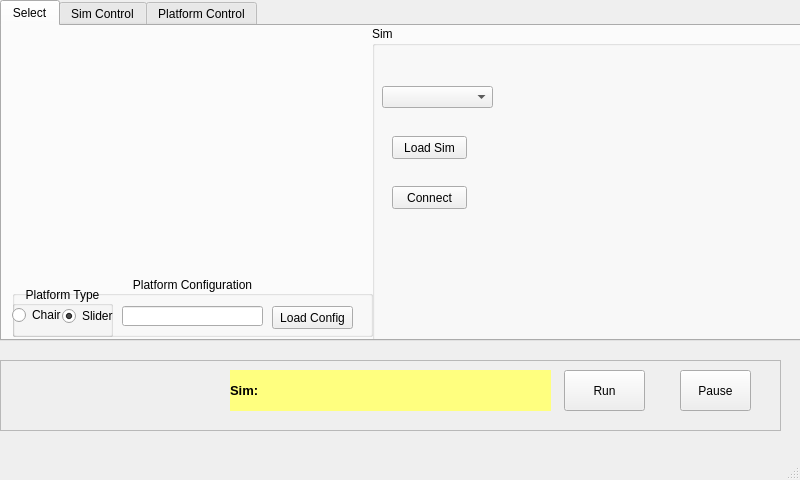
<?xml version="1.0" encoding="UTF-8"?>
<ui version="4.0">
 <class>MainWindow</class>
 <widget class="QMainWindow" name="MainWindow">
  <property name="geometry">
   <rect>
    <x>0</x>
    <y>0</y>
    <width>800</width>
    <height>480</height>
   </rect>
  </property>
  <property name="windowTitle">
   <string>Sim Interface</string>
  </property>
  <widget class="QWidget" name="centralwidget">
   <widget class="QTabWidget" name="tabWidget">
    <property name="enabled">
     <bool>true</bool>
    </property>
    <property name="geometry">
     <rect>
      <x>0</x>
      <y>0</y>
      <width>961</width>
      <height>341</height>
     </rect>
    </property>
    <property name="currentIndex">
     <number>0</number>
    </property>
    <widget class="QWidget" name="tab_load">
     <property name="accessibleName">
      <string>Load</string>
     </property>
     <attribute name="title">
      <string>Select</string>
     </attribute>
     <widget class="QGroupBox" name="groupBox_6">
      <property name="geometry">
       <rect>
        <x>10</x>
        <y>250</y>
        <width>361</width>
        <height>61</height>
       </rect>
      </property>
      <property name="title">
       <string>Platform Configuration</string>
      </property>
      <property name="alignment">
       <set>Qt::AlignCenter</set>
      </property>
      <widget class="QGroupBox" name="groupBox_7">
       <property name="geometry">
        <rect>
         <x>0</x>
         <y>10</y>
         <width>101</width>
         <height>51</height>
        </rect>
       </property>
       <property name="title">
        <string>Platform Type</string>
       </property>
       <property name="alignment">
        <set>Qt::AlignCenter</set>
       </property>
       <widget class="QRadioButton" name="rb_chair">
        <property name="geometry">
         <rect>
          <x>0</x>
          <y>20</y>
          <width>51</width>
          <height>18</height>
         </rect>
        </property>
        <property name="text">
         <string>Chair</string>
        </property>
       </widget>
       <widget class="QRadioButton" name="rb_slider">
        <property name="geometry">
         <rect>
          <x>50</x>
          <y>20</y>
          <width>61</width>
          <height>20</height>
         </rect>
        </property>
        <property name="text">
         <string>Slider</string>
        </property>
        <property name="checked">
         <bool>true</bool>
        </property>
       </widget>
      </widget>
      <widget class="QPushButton" name="btn_load_config">
       <property name="geometry">
        <rect>
         <x>260</x>
         <y>30</y>
         <width>81</width>
         <height>23</height>
        </rect>
       </property>
       <property name="text">
        <string>Load Config</string>
       </property>
      </widget>
      <widget class="QLineEdit" name="txt_config_fname">
       <property name="geometry">
        <rect>
         <x>110</x>
         <y>30</y>
         <width>141</width>
         <height>20</height>
        </rect>
       </property>
      </widget>
     </widget>
     <widget class="QLabel" name="lbl_platform_image">
      <property name="geometry">
       <rect>
        <x>10</x>
        <y>10</y>
        <width>281</width>
        <height>221</height>
       </rect>
      </property>
      <property name="text">
       <string/>
      </property>
      <property name="pixmap">
       <pixmap>images/slider_small.jpg</pixmap>
      </property>
     </widget>
     <widget class="QGroupBox" name="grp_sim">
      <property name="geometry">
       <rect>
        <x>370</x>
        <y>0</y>
        <width>471</width>
        <height>461</height>
       </rect>
      </property>
      <property name="title">
       <string>Sim</string>
      </property>
      <widget class="QComboBox" name="cmb_sim_select">
       <property name="geometry">
        <rect>
         <x>10</x>
         <y>60</y>
         <width>111</width>
         <height>22</height>
        </rect>
       </property>
      </widget>
      <widget class="QPushButton" name="btn_connect_sim">
       <property name="geometry">
        <rect>
         <x>20</x>
         <y>160</y>
         <width>75</width>
         <height>23</height>
        </rect>
       </property>
       <property name="text">
        <string>Connect</string>
       </property>
      </widget>
      <widget class="QPushButton" name="btn_load_sim">
       <property name="geometry">
        <rect>
         <x>20</x>
         <y>110</y>
         <width>75</width>
         <height>23</height>
        </rect>
       </property>
       <property name="text">
        <string>Load Sim</string>
       </property>
      </widget>
      <widget class="QLabel" name="lbl_sim_image">
       <property name="geometry">
        <rect>
         <x>130</x>
         <y>10</y>
         <width>281</width>
         <height>351</height>
        </rect>
       </property>
       <property name="text">
        <string/>
       </property>
      </widget>
     </widget>
    </widget>
    <widget class="QWidget" name="tab_sim">
     <property name="enabled">
      <bool>true</bool>
     </property>
     <attribute name="title">
      <string>Sim Control</string>
     </attribute>
     <widget class="QFrame" name="frm_sim_control">
      <property name="geometry">
       <rect>
        <x>0</x>
        <y>0</y>
        <width>791</width>
        <height>301</height>
       </rect>
      </property>
      <property name="frameShape">
       <enum>QFrame::StyledPanel</enum>
      </property>
      <property name="frameShadow">
       <enum>QFrame::Raised</enum>
      </property>
     </widget>
    </widget>
    <widget class="QWidget" name="tab_platform">
     <property name="enabled">
      <bool>true</bool>
     </property>
     <attribute name="title">
      <string>Platform Control</string>
     </attribute>
     <widget class="QGroupBox" name="ControlGroupbox">
      <property name="geometry">
       <rect>
        <x>10</x>
        <y>0</y>
        <width>371</width>
        <height>311</height>
       </rect>
      </property>
      <property name="title">
       <string/>
      </property>
      <property name="flat">
       <bool>false</bool>
      </property>
      <widget class="QSlider" name="sld_gain_0">
       <property name="geometry">
        <rect>
         <x>40</x>
         <y>53</y>
         <width>61</width>
         <height>241</height>
        </rect>
       </property>
       <property name="minimum">
        <number>0</number>
       </property>
       <property name="maximum">
        <number>200</number>
       </property>
       <property name="value">
        <number>100</number>
       </property>
       <property name="orientation">
        <enum>Qt::Vertical</enum>
       </property>
       <property name="tickPosition">
        <enum>QSlider::TicksAbove</enum>
       </property>
      </widget>
      <widget class="QSlider" name="sld_gain_3">
       <property name="geometry">
        <rect>
         <x>190</x>
         <y>53</y>
         <width>21</width>
         <height>241</height>
        </rect>
       </property>
       <property name="minimum">
        <number>0</number>
       </property>
       <property name="maximum">
        <number>200</number>
       </property>
       <property name="value">
        <number>100</number>
       </property>
       <property name="orientation">
        <enum>Qt::Vertical</enum>
       </property>
       <property name="tickPosition">
        <enum>QSlider::NoTicks</enum>
       </property>
      </widget>
      <widget class="QSlider" name="sld_gain_1">
       <property name="geometry">
        <rect>
         <x>110</x>
         <y>53</y>
         <width>21</width>
         <height>241</height>
        </rect>
       </property>
       <property name="minimum">
        <number>0</number>
       </property>
       <property name="maximum">
        <number>200</number>
       </property>
       <property name="value">
        <number>100</number>
       </property>
       <property name="orientation">
        <enum>Qt::Vertical</enum>
       </property>
       <property name="tickPosition">
        <enum>QSlider::NoTicks</enum>
       </property>
      </widget>
      <widget class="QSlider" name="sld_gain_2">
       <property name="geometry">
        <rect>
         <x>150</x>
         <y>53</y>
         <width>21</width>
         <height>241</height>
        </rect>
       </property>
       <property name="minimum">
        <number>0</number>
       </property>
       <property name="maximum">
        <number>200</number>
       </property>
       <property name="value">
        <number>100</number>
       </property>
       <property name="orientation">
        <enum>Qt::Vertical</enum>
       </property>
       <property name="tickPosition">
        <enum>QSlider::NoTicks</enum>
       </property>
      </widget>
      <widget class="QSlider" name="sld_gain_4">
       <property name="geometry">
        <rect>
         <x>230</x>
         <y>53</y>
         <width>21</width>
         <height>241</height>
        </rect>
       </property>
       <property name="minimum">
        <number>0</number>
       </property>
       <property name="maximum">
        <number>200</number>
       </property>
       <property name="value">
        <number>100</number>
       </property>
       <property name="orientation">
        <enum>Qt::Vertical</enum>
       </property>
       <property name="tickPosition">
        <enum>QSlider::NoTicks</enum>
       </property>
      </widget>
      <widget class="QSlider" name="sld_gain_5">
       <property name="geometry">
        <rect>
         <x>270</x>
         <y>53</y>
         <width>21</width>
         <height>241</height>
        </rect>
       </property>
       <property name="minimum">
        <number>0</number>
       </property>
       <property name="maximum">
        <number>200</number>
       </property>
       <property name="value">
        <number>100</number>
       </property>
       <property name="orientation">
        <enum>Qt::Vertical</enum>
       </property>
       <property name="tickPosition">
        <enum>QSlider::NoTicks</enum>
       </property>
      </widget>
      <widget class="QLabel" name="label_5">
       <property name="geometry">
        <rect>
         <x>-4</x>
         <y>283</y>
         <width>46</width>
         <height>13</height>
        </rect>
       </property>
       <property name="text">
        <string>0</string>
       </property>
       <property name="alignment">
        <set>Qt::AlignCenter</set>
       </property>
      </widget>
      <widget class="QLabel" name="label_6">
       <property name="geometry">
        <rect>
         <x>6</x>
         <y>50</y>
         <width>31</width>
         <height>16</height>
        </rect>
       </property>
       <property name="text">
        <string>200</string>
       </property>
       <property name="alignment">
        <set>Qt::AlignCenter</set>
       </property>
      </widget>
      <widget class="QLabel" name="label_3">
       <property name="geometry">
        <rect>
         <x>16</x>
         <y>163</y>
         <width>21</width>
         <height>20</height>
        </rect>
       </property>
       <property name="text">
        <string>100</string>
       </property>
       <property name="alignment">
        <set>Qt::AlignCenter</set>
       </property>
      </widget>
      <widget class="QLabel" name="label">
       <property name="geometry">
        <rect>
         <x>80</x>
         <y>33</y>
         <width>21</width>
         <height>16</height>
        </rect>
       </property>
       <property name="font">
        <font>
         <pointsize>10</pointsize>
         <weight>75</weight>
         <bold>true</bold>
        </font>
       </property>
       <property name="text">
        <string>X</string>
       </property>
      </widget>
      <widget class="QLabel" name="label_7">
       <property name="geometry">
        <rect>
         <x>116</x>
         <y>33</y>
         <width>20</width>
         <height>16</height>
        </rect>
       </property>
       <property name="font">
        <font>
         <pointsize>10</pointsize>
         <weight>75</weight>
         <bold>true</bold>
        </font>
       </property>
       <property name="text">
        <string>Y</string>
       </property>
      </widget>
      <widget class="QLabel" name="label_8">
       <property name="geometry">
        <rect>
         <x>156</x>
         <y>33</y>
         <width>20</width>
         <height>16</height>
        </rect>
       </property>
       <property name="font">
        <font>
         <pointsize>10</pointsize>
         <weight>75</weight>
         <bold>true</bold>
        </font>
       </property>
       <property name="text">
        <string>Z</string>
       </property>
      </widget>
      <widget class="QLabel" name="label_9">
       <property name="geometry">
        <rect>
         <x>185</x>
         <y>33</y>
         <width>31</width>
         <height>16</height>
        </rect>
       </property>
       <property name="font">
        <font>
         <pointsize>10</pointsize>
         <weight>75</weight>
         <bold>true</bold>
        </font>
       </property>
       <property name="text">
        <string>Roll</string>
       </property>
      </widget>
      <widget class="QLabel" name="label_10">
       <property name="geometry">
        <rect>
         <x>221</x>
         <y>33</y>
         <width>41</width>
         <height>16</height>
        </rect>
       </property>
       <property name="font">
        <font>
         <pointsize>10</pointsize>
         <weight>75</weight>
         <bold>true</bold>
        </font>
       </property>
       <property name="text">
        <string>Pitch</string>
       </property>
      </widget>
      <widget class="QLabel" name="label_11">
       <property name="geometry">
        <rect>
         <x>264</x>
         <y>33</y>
         <width>31</width>
         <height>16</height>
        </rect>
       </property>
       <property name="font">
        <font>
         <pointsize>10</pointsize>
         <weight>75</weight>
         <bold>true</bold>
        </font>
       </property>
       <property name="text">
        <string>Yaw</string>
       </property>
      </widget>
      <widget class="QLabel" name="label_12">
       <property name="geometry">
        <rect>
         <x>3</x>
         <y>0</y>
         <width>41</width>
         <height>41</height>
        </rect>
       </property>
       <property name="font">
        <font>
         <weight>75</weight>
         <bold>true</bold>
        </font>
       </property>
       <property name="text">
        <string>Gain Percent</string>
       </property>
       <property name="alignment">
        <set>Qt::AlignCenter</set>
       </property>
       <property name="wordWrap">
        <bool>true</bool>
       </property>
      </widget>
      <widget class="QProgressBar" name="pg_0">
       <property name="geometry">
        <rect>
         <x>80</x>
         <y>19</y>
         <width>10</width>
         <height>10</height>
        </rect>
       </property>
       <property name="maximum">
        <number>1</number>
       </property>
       <property name="value">
        <number>1</number>
       </property>
       <property name="textVisible">
        <bool>false</bool>
       </property>
      </widget>
      <widget class="QProgressBar" name="pg_1">
       <property name="geometry">
        <rect>
         <x>116</x>
         <y>19</y>
         <width>10</width>
         <height>10</height>
        </rect>
       </property>
       <property name="maximum">
        <number>1</number>
       </property>
       <property name="value">
        <number>1</number>
       </property>
       <property name="textVisible">
        <bool>false</bool>
       </property>
      </widget>
      <widget class="QProgressBar" name="pg_3">
       <property name="geometry">
        <rect>
         <x>196</x>
         <y>19</y>
         <width>10</width>
         <height>10</height>
        </rect>
       </property>
       <property name="maximum">
        <number>1</number>
       </property>
       <property name="value">
        <number>1</number>
       </property>
       <property name="textVisible">
        <bool>false</bool>
       </property>
      </widget>
      <widget class="QProgressBar" name="pg_2">
       <property name="geometry">
        <rect>
         <x>156</x>
         <y>19</y>
         <width>10</width>
         <height>10</height>
        </rect>
       </property>
       <property name="maximum">
        <number>1</number>
       </property>
       <property name="value">
        <number>1</number>
       </property>
       <property name="textVisible">
        <bool>false</bool>
       </property>
      </widget>
      <widget class="QProgressBar" name="pg_5">
       <property name="geometry">
        <rect>
         <x>276</x>
         <y>19</y>
         <width>10</width>
         <height>10</height>
        </rect>
       </property>
       <property name="maximum">
        <number>1</number>
       </property>
       <property name="value">
        <number>1</number>
       </property>
       <property name="textVisible">
        <bool>false</bool>
       </property>
      </widget>
      <widget class="QProgressBar" name="pg_4">
       <property name="geometry">
        <rect>
         <x>236</x>
         <y>19</y>
         <width>10</width>
         <height>10</height>
        </rect>
       </property>
       <property name="maximum">
        <number>1</number>
       </property>
       <property name="value">
        <number>1</number>
       </property>
       <property name="textVisible">
        <bool>false</bool>
       </property>
      </widget>
      <widget class="QSlider" name="sld_gain_master">
       <property name="geometry">
        <rect>
         <x>300</x>
         <y>53</y>
         <width>61</width>
         <height>241</height>
        </rect>
       </property>
       <property name="minimum">
        <number>0</number>
       </property>
       <property name="maximum">
        <number>100</number>
       </property>
       <property name="value">
        <number>100</number>
       </property>
       <property name="orientation">
        <enum>Qt::Vertical</enum>
       </property>
       <property name="tickPosition">
        <enum>QSlider::TicksBelow</enum>
       </property>
      </widget>
      <widget class="QLabel" name="label_22">
       <property name="geometry">
        <rect>
         <x>300</x>
         <y>16</y>
         <width>61</width>
         <height>16</height>
        </rect>
       </property>
       <property name="font">
        <font>
         <pointsize>12</pointsize>
         <weight>75</weight>
         <bold>true</bold>
        </font>
       </property>
       <property name="text">
        <string>Master</string>
       </property>
      </widget>
     </widget>
     <widget class="QGroupBox" name="groupBox_4">
      <property name="geometry">
       <rect>
        <x>540</x>
        <y>230</y>
        <width>131</width>
        <height>41</height>
       </rect>
      </property>
      <property name="title">
       <string>CSV Log</string>
      </property>
      <widget class="QCheckBox" name="chk_capture_csv">
       <property name="geometry">
        <rect>
         <x>60</x>
         <y>-3</y>
         <width>70</width>
         <height>21</height>
        </rect>
       </property>
       <property name="text">
        <string>Capture</string>
       </property>
      </widget>
      <widget class="QLineEdit" name="txt_csv_fname">
       <property name="geometry">
        <rect>
         <x>3</x>
         <y>20</y>
         <width>121</width>
         <height>20</height>
        </rect>
       </property>
       <property name="text">
        <string>sim_xyzrpy.csv</string>
       </property>
      </widget>
     </widget>
     <widget class="QLabel" name="label_21">
      <property name="geometry">
       <rect>
        <x>540</x>
        <y>290</y>
        <width>47</width>
        <height>10</height>
       </rect>
      </property>
      <property name="text">
       <string>Festo IP</string>
      </property>
     </widget>
     <widget class="QLineEdit" name="txt_festo_ip">
      <property name="enabled">
       <bool>false</bool>
      </property>
      <property name="geometry">
       <rect>
        <x>590</x>
        <y>285</y>
        <width>80</width>
        <height>20</height>
       </rect>
      </property>
      <property name="text">
       <string>192.168.0.10</string>
      </property>
     </widget>
     <widget class="QGroupBox" name="groupBox">
      <property name="geometry">
       <rect>
        <x>390</x>
        <y>50</y>
        <width>411</width>
        <height>151</height>
       </rect>
      </property>
      <property name="title">
       <string>Transform levels</string>
      </property>
      <widget class="QSlider" name="sld_xform_0">
       <property name="geometry">
        <rect>
         <x>60</x>
         <y>40</y>
         <width>340</width>
         <height>16</height>
        </rect>
       </property>
       <property name="styleSheet">
        <string notr="true">QSlider::handle:horizontal { 
	background-color: grey; 
	border: 1px solid grey; 
	width: 4px; 
	height: 12px; 
	line-height: 20px; 
	margin-top: -5px; 
	margin-bottom: -5px; 
	border-radius: 5px; 
}</string>
       </property>
       <property name="minimum">
        <number>-100</number>
       </property>
       <property name="maximum">
        <number>100</number>
       </property>
       <property name="orientation">
        <enum>Qt::Horizontal</enum>
       </property>
       <property name="tickPosition">
        <enum>QSlider::NoTicks</enum>
       </property>
       <property name="tickInterval">
        <number>10</number>
       </property>
      </widget>
      <widget class="QLabel" name="label_4">
       <property name="geometry">
        <rect>
         <x>15</x>
         <y>40</y>
         <width>21</width>
         <height>16</height>
        </rect>
       </property>
       <property name="font">
        <font>
         <pointsize>10</pointsize>
         <weight>75</weight>
         <bold>true</bold>
        </font>
       </property>
       <property name="text">
        <string>X</string>
       </property>
      </widget>
      <widget class="QLabel" name="label_13">
       <property name="geometry">
        <rect>
         <x>15</x>
         <y>58</y>
         <width>21</width>
         <height>16</height>
        </rect>
       </property>
       <property name="font">
        <font>
         <pointsize>10</pointsize>
         <weight>75</weight>
         <bold>true</bold>
        </font>
       </property>
       <property name="text">
        <string>Y</string>
       </property>
      </widget>
      <widget class="QLabel" name="label_14">
       <property name="geometry">
        <rect>
         <x>15</x>
         <y>76</y>
         <width>20</width>
         <height>16</height>
        </rect>
       </property>
       <property name="font">
        <font>
         <pointsize>10</pointsize>
         <weight>75</weight>
         <bold>true</bold>
        </font>
       </property>
       <property name="text">
        <string>Z</string>
       </property>
      </widget>
      <widget class="QLabel" name="label_15">
       <property name="geometry">
        <rect>
         <x>10</x>
         <y>130</y>
         <width>31</width>
         <height>16</height>
        </rect>
       </property>
       <property name="font">
        <font>
         <pointsize>10</pointsize>
         <weight>75</weight>
         <bold>true</bold>
        </font>
       </property>
       <property name="text">
        <string>Yaw</string>
       </property>
      </widget>
      <widget class="QLabel" name="label_16">
       <property name="geometry">
        <rect>
         <x>10</x>
         <y>94</y>
         <width>31</width>
         <height>16</height>
        </rect>
       </property>
       <property name="font">
        <font>
         <pointsize>10</pointsize>
         <weight>75</weight>
         <bold>true</bold>
        </font>
       </property>
       <property name="text">
        <string>Roll</string>
       </property>
      </widget>
      <widget class="QLabel" name="label_17">
       <property name="geometry">
        <rect>
         <x>10</x>
         <y>112</y>
         <width>41</width>
         <height>16</height>
        </rect>
       </property>
       <property name="font">
        <font>
         <pointsize>10</pointsize>
         <weight>75</weight>
         <bold>true</bold>
        </font>
       </property>
       <property name="text">
        <string>Pitch</string>
       </property>
      </widget>
      <widget class="QSlider" name="sld_xform_1">
       <property name="geometry">
        <rect>
         <x>60</x>
         <y>58</y>
         <width>340</width>
         <height>16</height>
        </rect>
       </property>
       <property name="styleSheet">
        <string notr="true">QSlider::handle:horizontal { 
	background-color: grey; 
	border: 1px solid grey; 
	width: 4px; 
	height: 12px; 
	line-height: 20px; 
	margin-top: -5px; 
	margin-bottom: -5px; 
	border-radius: 5px; 
}</string>
       </property>
       <property name="minimum">
        <number>-100</number>
       </property>
       <property name="maximum">
        <number>100</number>
       </property>
       <property name="orientation">
        <enum>Qt::Horizontal</enum>
       </property>
      </widget>
      <widget class="QSlider" name="sld_xform_2">
       <property name="geometry">
        <rect>
         <x>60</x>
         <y>76</y>
         <width>340</width>
         <height>16</height>
        </rect>
       </property>
       <property name="styleSheet">
        <string notr="true">QSlider::handle:horizontal { 
	background-color: grey; 
	border: 1px solid grey; 
	width: 4px; 
	height: 12px; 
	line-height: 20px; 
	margin-top: -5px; 
	margin-bottom: -5px; 
	border-radius: 5px; 
}</string>
       </property>
       <property name="minimum">
        <number>-100</number>
       </property>
       <property name="maximum">
        <number>100</number>
       </property>
       <property name="orientation">
        <enum>Qt::Horizontal</enum>
       </property>
      </widget>
      <widget class="QSlider" name="sld_xform_3">
       <property name="geometry">
        <rect>
         <x>60</x>
         <y>94</y>
         <width>340</width>
         <height>16</height>
        </rect>
       </property>
       <property name="styleSheet">
        <string notr="true">QSlider::handle:horizontal { 
	background-color: grey; 
	border: 1px solid grey; 
	width: 4px; 
	height: 12px; 
	line-height: 20px; 
	margin-top: -5px; 
	margin-bottom: -5px; 
	border-radius: 5px; 
}</string>
       </property>
       <property name="minimum">
        <number>-100</number>
       </property>
       <property name="maximum">
        <number>100</number>
       </property>
       <property name="orientation">
        <enum>Qt::Horizontal</enum>
       </property>
      </widget>
      <widget class="QSlider" name="sld_xform_4">
       <property name="geometry">
        <rect>
         <x>60</x>
         <y>112</y>
         <width>340</width>
         <height>16</height>
        </rect>
       </property>
       <property name="styleSheet">
        <string notr="true">QSlider::handle:horizontal { 
	background-color: grey; 
	border: 1px solid grey; 
	width: 4px; 
	height: 12px; 
	line-height: 20px; 
	margin-top: -5px; 
	margin-bottom: -5px; 
	border-radius: 5px; 
}</string>
       </property>
       <property name="minimum">
        <number>-100</number>
       </property>
       <property name="maximum">
        <number>100</number>
       </property>
       <property name="orientation">
        <enum>Qt::Horizontal</enum>
       </property>
      </widget>
      <widget class="QSlider" name="sld_xform_5">
       <property name="geometry">
        <rect>
         <x>60</x>
         <y>130</y>
         <width>340</width>
         <height>16</height>
        </rect>
       </property>
       <property name="autoFillBackground">
        <bool>false</bool>
       </property>
       <property name="styleSheet">
        <string notr="true">QSlider::handle:horizontal { 
	background-color: grey; 
	border: 1px solid grey; 
	width: 4px; 
	height: 12px; 
	line-height: 20px; 
	margin-top: -5px; 
	margin-bottom: -5px; 
	border-radius: 5px; 
}</string>
       </property>
       <property name="minimum">
        <number>-100</number>
       </property>
       <property name="maximum">
        <number>100</number>
       </property>
       <property name="orientation">
        <enum>Qt::Horizontal</enum>
       </property>
      </widget>
      <widget class="QLabel" name="label_18">
       <property name="geometry">
        <rect>
         <x>380</x>
         <y>20</y>
         <width>21</width>
         <height>20</height>
        </rect>
       </property>
       <property name="text">
        <string>100</string>
       </property>
       <property name="alignment">
        <set>Qt::AlignCenter</set>
       </property>
      </widget>
      <widget class="QLabel" name="label_19">
       <property name="geometry">
        <rect>
         <x>50</x>
         <y>20</y>
         <width>21</width>
         <height>20</height>
        </rect>
       </property>
       <property name="text">
        <string>-100</string>
       </property>
       <property name="alignment">
        <set>Qt::AlignCenter</set>
       </property>
      </widget>
      <widget class="QLabel" name="label_20">
       <property name="geometry">
        <rect>
         <x>220</x>
         <y>20</y>
         <width>21</width>
         <height>20</height>
        </rect>
       </property>
       <property name="text">
        <string>0</string>
       </property>
       <property name="alignment">
        <set>Qt::AlignCenter</set>
       </property>
      </widget>
     </widget>
    </widget>
   </widget>
   <widget class="QFrame" name="grp_platform_control">
    <property name="geometry">
     <rect>
      <x>0</x>
      <y>360</y>
      <width>781</width>
      <height>71</height>
     </rect>
    </property>
    <property name="frameShape">
     <enum>QFrame::StyledPanel</enum>
    </property>
    <property name="frameShadow">
     <enum>QFrame::Raised</enum>
    </property>
    <widget class="QWidget" name="widget_activate" native="true">
     <property name="enabled">
      <bool>false</bool>
     </property>
     <property name="geometry">
      <rect>
       <x>0</x>
       <y>10</y>
       <width>231</width>
       <height>36</height>
      </rect>
     </property>
     <property name="minimumSize">
      <size>
       <width>180</width>
       <height>0</height>
      </size>
     </property>
     <property name="maximumSize">
      <size>
       <width>231</width>
       <height>16777215</height>
      </size>
     </property>
    </widget>
    <widget class="QPushButton" name="btn_run">
     <property name="geometry">
      <rect>
       <x>564</x>
       <y>10</y>
       <width>81</width>
       <height>41</height>
      </rect>
     </property>
     <property name="styleSheet">
      <string notr="true">font: 75 12pt &quot;MS Shell Dlg 2&quot;;</string>
     </property>
     <property name="text">
      <string>Run</string>
     </property>
     <property name="checkable">
      <bool>true</bool>
     </property>
    </widget>
    <widget class="QPushButton" name="btn_pause">
     <property name="geometry">
      <rect>
       <x>680</x>
       <y>10</y>
       <width>71</width>
       <height>41</height>
      </rect>
     </property>
     <property name="styleSheet">
      <string notr="true">font: 75 12pt &quot;MS Shell Dlg 2&quot;;</string>
     </property>
     <property name="text">
      <string>Pause</string>
     </property>
     <property name="checkable">
      <bool>true</bool>
     </property>
    </widget>
    <widget class="QLabel" name="lbl_sim_status">
     <property name="geometry">
      <rect>
       <x>230</x>
       <y>10</y>
       <width>321</width>
       <height>41</height>
      </rect>
     </property>
     <property name="font">
      <font>
       <pointsize>10</pointsize>
       <weight>75</weight>
       <bold>true</bold>
      </font>
     </property>
     <property name="autoFillBackground">
      <bool>false</bool>
     </property>
     <property name="styleSheet">
      <string notr="true">background-color: rgb(255, 255, 127);</string>
     </property>
     <property name="text">
      <string>Sim:</string>
     </property>
     <property name="wordWrap">
      <bool>true</bool>
     </property>
    </widget>
   </widget>
  </widget>
  <widget class="QMenuBar" name="menubar">
   <property name="geometry">
    <rect>
     <x>0</x>
     <y>0</y>
     <width>800</width>
     <height>22</height>
    </rect>
   </property>
  </widget>
  <widget class="QStatusBar" name="statusbar"/>
 </widget>
 <resources/>
 <connections/>
</ui>
